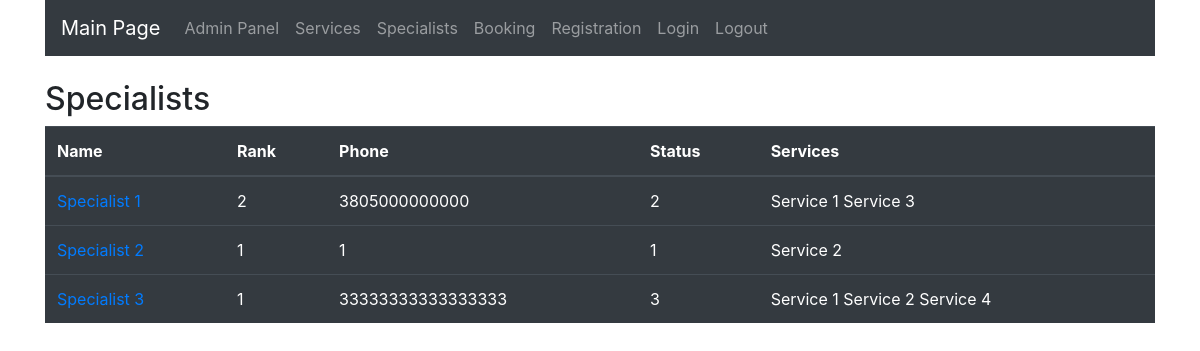
Screenshot of /specialists/ with the database file from the repository.
### services/models.py (models this page shows, shortened)
class Specialist(models.Model):
    RANK_CHOICES = (
        (1, 'Rank 1'),
        (2, 'Rank 2'),
    )
    STATUS_CHOICES = (
        (1, 'Status 1'),
        (2, 'Status 2'),
        (3, 'Status 3'),
        (4, 'Status 4'),
    )
    name = models.CharField(max_length=100)
    rank = models.IntegerField(default=0, choices=RANK_CHOICES)
    phone = models.IntegerField()
    status = models.IntegerField(default=0, choices=STATUS_CHOICES)
    services = models.ManyToManyField(Service)

class Service(models.Model):
    name = models.CharField(max_length=100)
    time = models.IntegerField()
    price = models.IntegerField()

### services/views.py (the view)
# urls.py: path('specialists/', views.specialists, name='admin_specialists'),
def specialists(request):
    services = ServiceModel.objects.all()
    specialists = SpecialistModel.objects.all()
    return render(request, 'specialists.html', {'services': services, 'specialists': specialists})

### services/templates/specialists.html
{% extends 'base.html' %}
{% block content %}
<h2>Specialists</h2>
<table class="table table-dark">
    <thead>
    <tr>
        <th scope="col">Name</th>
        <th scope="col">Rank</th>
        <th scope="col">Phone</th>
        <th scope="col">Status</th>
        <th scope="col">Services</th>
    </tr>
    </thead>
    <tbody>
    {% for specialist in specialists %}
    <tr>
        <td scope="row"><a href="{{ specialist.id }}">{{ specialist.name }}</a></td>
        <td scope="row">{{ specialist.rank }}</td>
        <td scope="row">{{ specialist.phone }}</td>
        <td scope="row">{{ specialist.status }}</td>
        <td scope="row">
            {% for service in specialist.services.values %}
            {{ service.name }}
            {% endfor %}
        </td>
    </tr>
    {% endfor %}
    </tbody>
</table>
{% endblock %}

### rows the page displays
Specialist: name "Specialist 1", rank "2", phone "3805000000000", status "2"
Service: name "Service 1"
Service: name "Service 3"
Specialist: name "Specialist 2", rank "1", phone "1", status "1"
Service: name "Service 2"
Specialist: name "Specialist 3", rank "1", phone "33333333333333333", status "3"
Service: name "Service 4"
